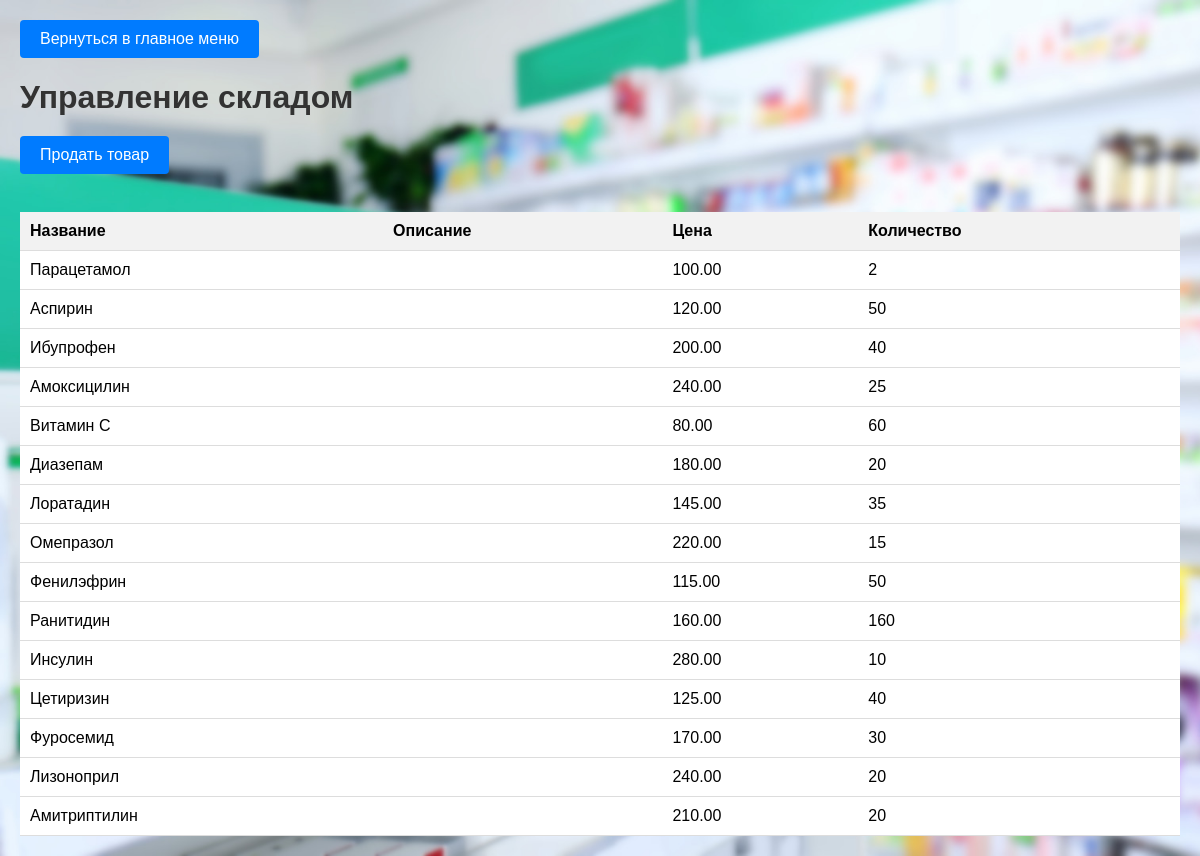
/medication_list, run on the app's committed database.
### apteka/models.py (models this page shows, shortened)
class Medication(models.Model):
    name = models.CharField(max_length=100)
    price = models.DecimalField(max_digits=8, decimal_places=2)
    quantity = models.PositiveIntegerField()

### apteka/views.py (the view)
# urls.py: path('medication_list', views.medication_list, name='medication_list'),
def medication_list(request):
    medications = Medication.objects.all()
    return render(request, 'medication_list.html', {'medications': medications})

### templates/medication_list.html (shortened to what this page needs)
<!DOCTYPE html>
<html>
<head>
</head>
<body>
    <a href="{% url 'main_menu' %}" class="btn">Вернуться в главное меню</a>
    <h1>Управление складом</h1>
    <a href="{% url 'sell_product' %}" class="btn">Продать товар</a>
    <br><br>
    <table>
        <thead>
            <tr>
                <th>Название</th>
                <th>Описание</th>
                <th>Цена</th>
                <th>Количество</th>
            </tr>
        </thead>
        <tbody>
            {% for medication in medications %}
            <tr>
                <td>{{ medication.name }}</td>
                <td>{{ medication.description }}</td>
                <td>{{ medication.price }}</td>
                <td>{{ medication.quantity }}</td>
            </tr>
            {% endfor %}
        </tbody>
    </table>
</body>
</html>

### templates/medication_list.html (style rules this page uses)
body { font-family: Arial, sans-serif; margin: 0; padding: 20px; background-image: url("static/images/mainmenu.jpg"); background-repeat: no-repeat; background-size: cover; }
h1 { color: #333; margin-bottom: 20px; }
.btn { display: inline-block; padding: 10px 20px; background-color: #007bff; color: #fff; text-decoration: none; border-radius: 4px; transition: background-color 0.3s; }
table { width: 100%; border-collapse: collapse; margin-top: 20px; background-color: #fff; }
th, td { padding: 10px; text-align: left; border-bottom: 1px solid #ddd; }
th { background-color: #f2f2f2; }

### data on the page
Medication: name "Парацетамол", price "100.00", quantity "2"
Medication: name "Аспирин", price "120.00", quantity "50"
Medication: name "Ибупрофен", price "200.00", quantity "40"
Medication: name "Амоксицилин", price "240.00", quantity "25"
Medication: name "Витамин C", price "80.00", quantity "60"
Medication: name "Диазепам", price "180.00", quantity "20"
Medication: name "Лоратадин", price "145.00", quantity "35"
Medication: name "Омепразол", price "220.00", quantity "15"
Medication: name "Фенилэфрин", price "115.00", quantity "50"
Medication: name "Ранитидин", price "160.00", quantity "160"
Medication: name "Инсулин", price "280.00", quantity "10"
Medication: name "Цетиризин", price "125.00", quantity "40"
Medication: name "Фуросемид", price "170.00", quantity "30"
Medication: name "Лизоноприл", price "240.00", quantity "20"
Medication: name "Амитриптилин", price "210.00", quantity "20"
